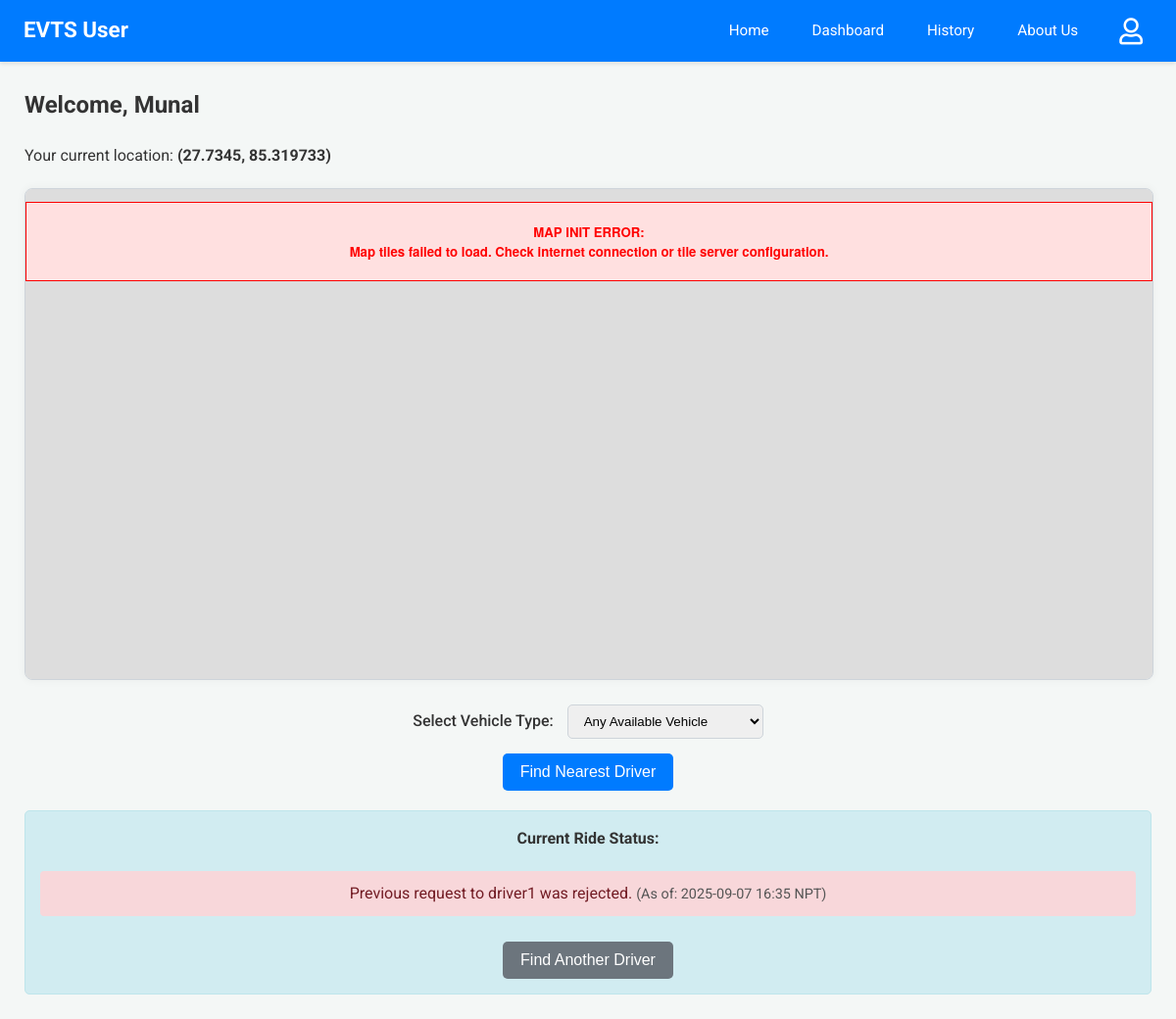
The app's page /user-dashboard (signed in), older data.
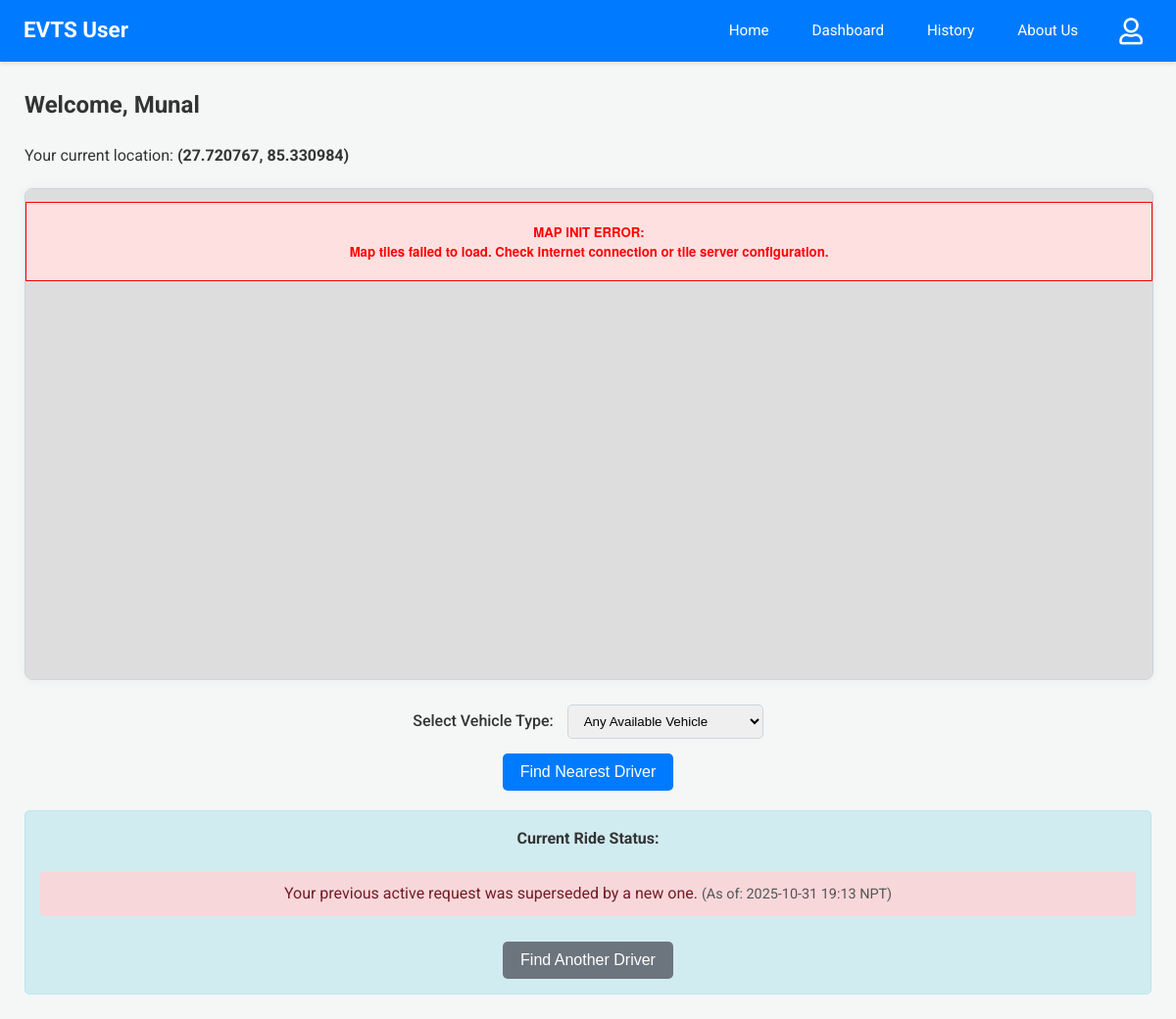
The same page, newer data.
### app.py (models this page shows)
class User(db.Model):
    email = db.Column(db.String(120), primary_key=True)
    name = db.Column(db.String(100))
    phone = db.Column(db.String(15))
    password = db.Column(db.String(256)) # Increased length for hash
    latitude = db.Column(db.Float, nullable=True)
    longitude = db.Column(db.Float, nullable=True)

### app.py (the view)
@app.route('/user-dashboard')
@login_required_user
def user_dashboard():
    user = User.query.get(session['user'])
    if not user:
        session.pop('user', None)
        flash('User session not found, please log in again.', 'error')
        return redirect(url_for('login'))
    drivers_with_nodes = Driver.query.filter(
    Driver.node.isnot(None),
    Driver.is_approved == True ).all()
    driver_list_for_js = [
    {'email': d.email, 'name': d.name, 'vehicle': d.vehicle, 'node': d.node}
    for d in drivers_with_nodes if d.node in coordinates]
    current_ride_status_info = None #Ride status
    accepted_ride_db = RideRequest.query.filter_by(user_email=user.email, status='accepted').order_by(RideRequest.timestamp.desc()).first()
    if accepted_ride_db:
        driver_obj = Driver.query.get(accepted_ride_db.driver_email)
        if driver_obj and driver_obj.node and driver_obj.node in coordinates and \
           accepted_ride_db.user_latitude_at_request is not None and \
           accepted_ride_db.user_longitude_at_request is not None:
            current_ride_status_info = {
                'ride_id': accepted_ride_db.id,
                'type': 'accepted',
                'driver_name': driver_obj.name,
                'driver_node': driver_obj.node,
                'user_latitude_for_route': accepted_ride_db.user_latitude_at_request,
                'user_longitude_for_route': accepted_ride_db.user_longitude_at_request,
                'timestamp': format_datetime_npt(accepted_ride_db.timestamp),
                'message': f"Your ride with {driver_obj.name} is confirmed! Driver is on the way."
            }
        else:
            print(f"Warning (User Dashboard): Accepted ride ID {accepted_ride_db.id} has invalid location data. Driver Node: {driver_obj.node if driver_obj else 'N/A'}, User Lat: {accepted_ride_db.user_latitude_at_request}, User Lng: {accepted_ride_db.user_longitude_at_request}")
            current_ride_status_info = {'type': 'error', 'message': 'Error displaying accepted ride details (location data issue).', 'timestamp': format_datetime_npt(datetime.now(timezone.utc))}
    else:
        pending_ride_db = RideRequest.query.filter_by(user_email=user.email, status='Pending').order_by(RideRequest.timestamp.desc()).first()
        if pending_ride_db:
            driver_obj = Driver.query.get(pending_ride_db.driver_email)
            driver_name_pending = driver_obj.name if driver_obj else pending_ride_db.driver_email
            current_ride_status_info = {
                'type': 'pending',
                'driver_name': driver_name_pending,
                'timestamp': format_datetime_npt(pending_ride_db.timestamp),
                'message': f"Your request to {driver_name_pending} is pending..."
            }
        else:
            last_inactive_ride_db = RideRequest.query.filter(
                RideRequest.user_email == user.email,
                RideRequest.status.in_(['rejected','superseded'])
            ).order_by(RideRequest.timestamp.desc()).first()
            if last_inactive_ride_db:
                driver_obj = Driver.query.get(last_inactive_ride_db.driver_email)
                driver_name_inactive = driver_obj.name if driver_obj else last_inactive_ride_db.driver_email
                msg = f"Previous request to {driver_name_inactive} was {last_inactive_ride_db.status}."
                if last_inactive_ride_db.status == 'superseded':
                    msg = "Your previous active request was superseded by a new one."
                current_ride_status_info = {
                    'type': last_inactive_ride_db.status,
                    'driver_name': driver_name_inactive,
                    'timestamp': format_datetime_npt(last_inactive_ride_db.timestamp),
                    'message': msg
                }
    vehicle_types_query = db.session.query(Driver.vehicle).filter(Driver.vehicle.isnot(None), Driver.vehicle != '').distinct().all()
    vehicle_types = sorted([vt[0] for vt in vehicle_types_query if vt[0]])
    print(f"[User Dashboard] Unique Vehicle Types Found: {vehicle_types}")
    response = make_response(render_template('user_dashboard.html',
                                                user=user,
                                                drivers_for_js=driver_list_for_js,
                                                coords=coordinates, # For driver node locations
                                                current_ride_status=current_ride_status_info,
                                                graph_for_js=graph, # For Dijkstra path visualization
                                                vehicle_types=vehicle_types,
                                                services=emergency_services )) # Pass to template
    return add_no_cache_to_response(response)

### app.py (called while the page is built)
def format_datetime_npt(dt_utc):
    if dt_utc is None: return "N/A"
    if dt_utc.tzinfo is None or dt_utc.tzinfo.utcoffset(dt_utc) is None:
        dt_utc = dt_utc.replace(tzinfo=timezone.utc)
    else:
        dt_utc = dt_utc.astimezone(timezone.utc)
    dt_npt = dt_utc.astimezone(NPT)
    return dt_npt.strftime('%Y-%m-%d %H:%M NPT')

def login_required_user(f):
    @wraps(f)
    def decorated_function(*args, **kwargs):
        if 'user' not in session:
            return redirect(url_for('login', next=request.url))
        return f(*args, **kwargs)
    return decorated_function

def add_no_cache_to_response(response):
    response.headers["Cache-Control"] = "no-cache, no-store, must-revalidate, public, max-age=0"
    response.headers["Pragma"] = "no-cache"
    response.headers["Expires"] = "0"
    return response

### templates/user_dashboard.html (shortened to what this page needs)
{% extends 'user_base.html' %}
 {% block head_extra %}
<link rel="stylesheet" href="https://unpkg.com/leaflet@1.9.4/dist/leaflet.css" />
<link rel="stylesheet" href="https://unpkg.com/leaflet-routing-machine@latest/dist/leaflet-routing-machine.css" />
{% endblock %} {% block content %}
<h2>Welcome, {{ user.name }}</h2>
<p>
    Your current location:
    <strong>
        <span id="currentUserPreciseLocation">
            {% if user.latitude and user.longitude %} ({{ user.latitude|round(6) }}, {{ user.longitude|round(6) }}) {% else %} Please click map to set {% endif %}
        </span>
    </strong>
</p>
<div class="map-wrapper-fullwidth">
    <div class="map-container-inner">
        <div id="map"><p style="text-align: center; padding-top: 50px; color: #555;" id="mapLoadingText">Loading map...</p></div>
    </div>
</div>
<div style="text-align: center; margin-bottom: 15px; margin-top: 20px;">
    <label for="vehicleTypeSelect" style="margin-right: 10px; font-weight: 500;">Select Vehicle Type:</label>
    <select id="vehicleTypeSelect" class="role-select" style="padding: 8px 12px; border-radius: 5px; min-width: 200px; border: 1px solid #ced4da;">
        <option value="">Any Available Vehicle</option>
    </select>
</div>
<div style="text-align: center; margin-bottom: 20px;">
    <button id="findNearestBtn" onclick="findNearestAndShowPreview(true)" {% if user.latitude is none or user.longitude is none %} disabled title="Click map to set your location first." {% endif %}>
        Find Nearest Driver
    </button>
</div>
<div id="notifications" class="status-notifications">
    <h4>Current Ride Status:</h4>
    {% if current_ride_status %}
    <p class="status-{{ current_ride_status.type }}">
        {{ current_ride_status.message }} {% if current_ride_status.timestamp %}
        <span style="font-size: 0.9em; color: #555;">(As of: {{ current_ride_status.timestamp }})</span>
        {% endif %}
    </p>
    {% if current_ride_status.type == 'rejected' or current_ride_status.type == 'superseded' %}
    <button onclick="findNearestAndShowPreview(false)" class="btn-secondary" style="margin-top: 10px;" {% if user.latitude is none or user.longitude is none %}disabled title="Set your location on map first" {% endif %}>
        Find Another Driver
    </button>
    {% endif %} {% else %}
    <p>No active ride requests. Click "Find Nearest Driver" to start.</p>
    {% endif %}
</div>
{% endblock %}

Row changes from the older to the newer data that the page shows:
changed User "Munal": latitude "27.7345" → "27.720767"; longitude "85.319733" → "85.330984"
Text that changed along with them:
{{ current_ride_status.message }}: "Previous request to driver1 was rejected." → "Your previous active request was superseded by a new one."
{{ current_ride_status.timestamp }}: "2025-09-07 16:35 NPT" → "2025-10-31 19:13 NPT"
